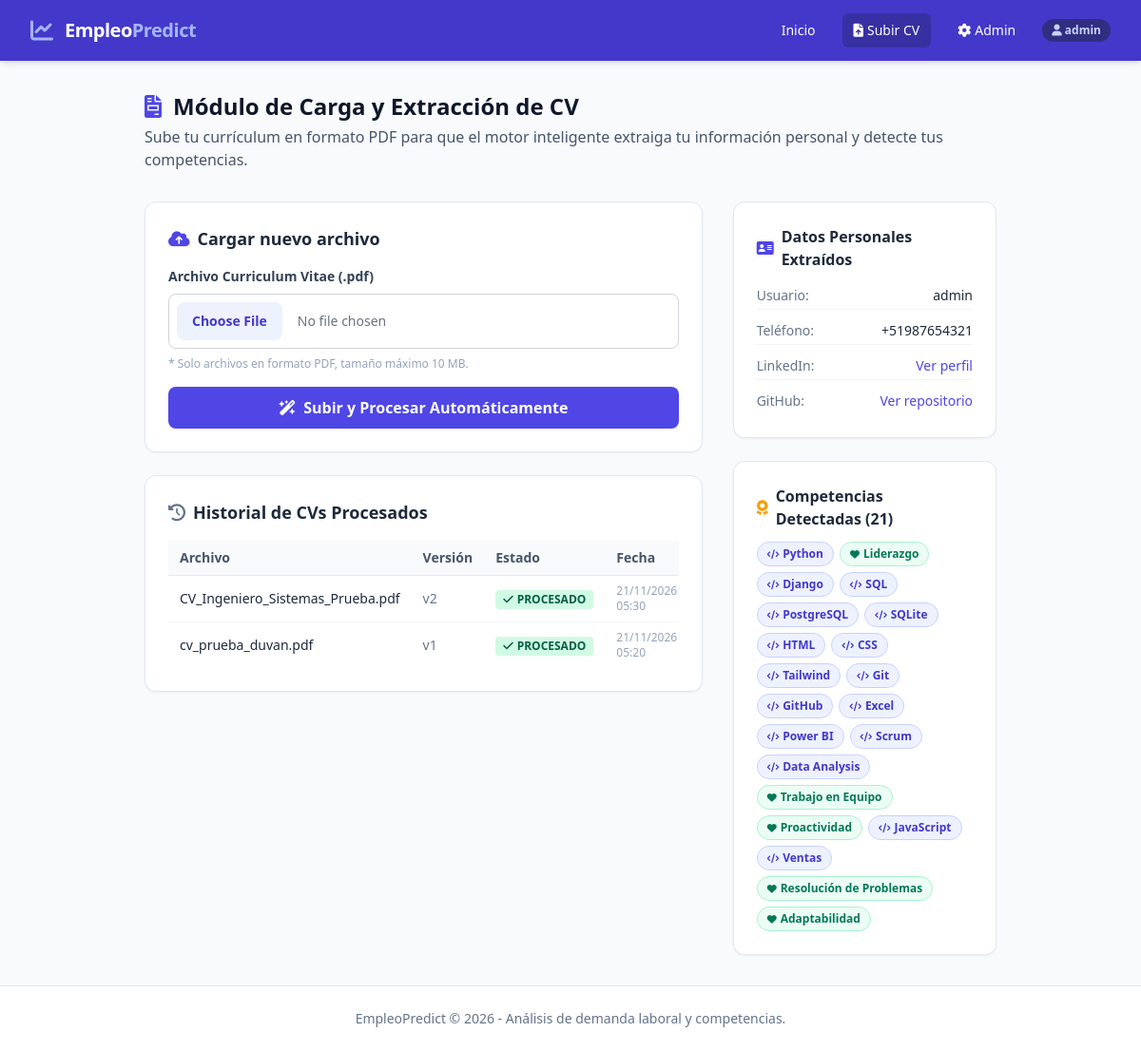
The page /subir-cv/ (signed in) on the database as committed earlier.
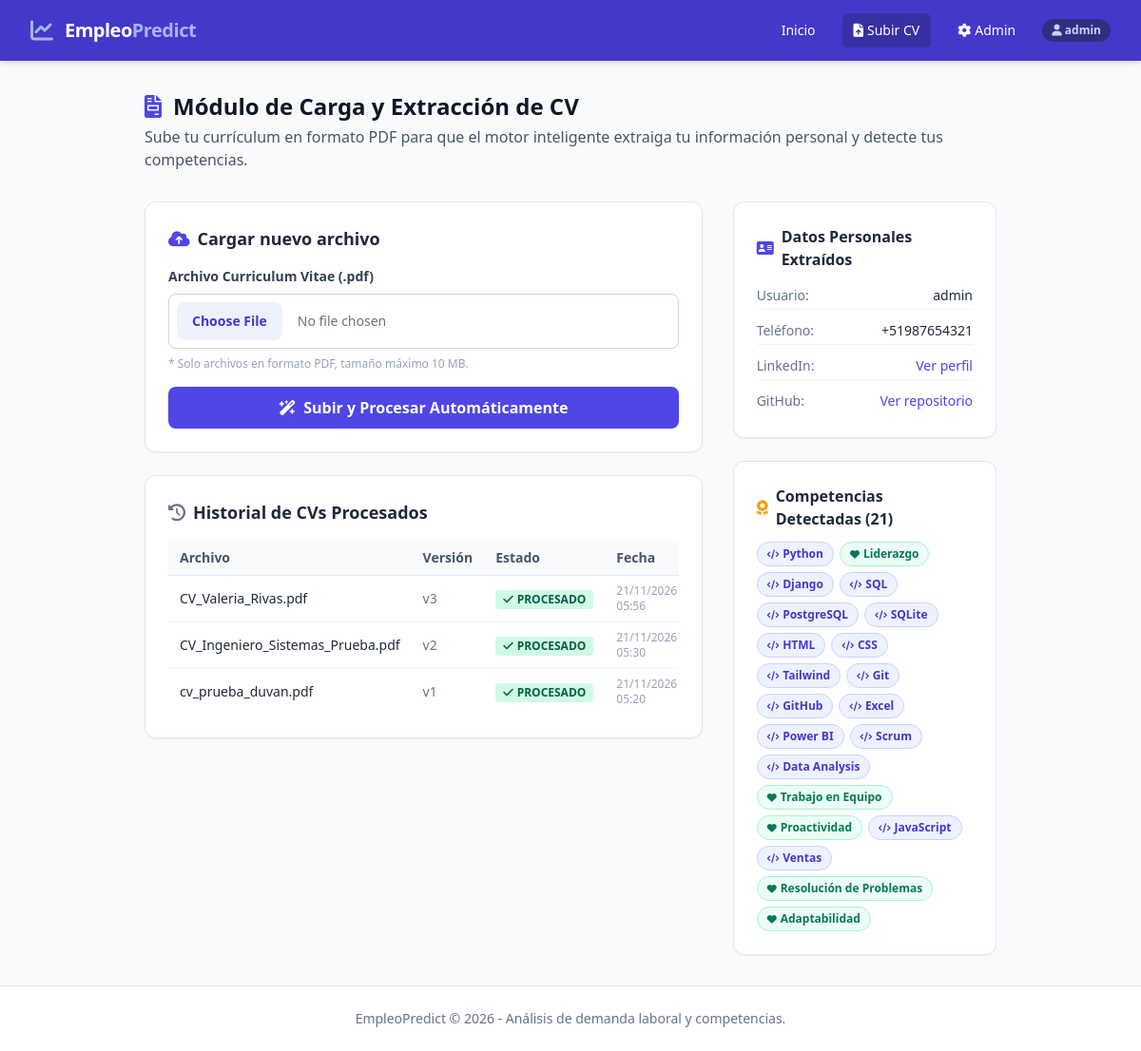
The same page on the database as committed later.
### core/models.py (models this page shows, shortened)
class DocumentoCV(models.Model):
    ESTADO_CHOICES = [
        ('PENDIENTE', 'Pendiente'),
        ('PROCESADO', 'Procesado'),
        ('ERROR', 'Error'),
    ]
    usuario = models.ForeignKey(User, on_delete=models.CASCADE, related_name='documentos_cv')
    nombre_archivo = models.CharField(max_length=255)
    archivo = models.FileField(upload_to='cvs/')
    fecha_subida = models.DateTimeField(auto_now_add=True)
    estado_procesamiento = models.CharField(max_length=30, choices=ESTADO_CHOICES, default='PENDIENTE')
    texto_extraido = models.TextField(blank=True, null=True)
    version = models.IntegerField(default=1)

class UsuarioCompetencia(models.Model):
    NIVEL_CHOICES = [
        ('BASICO', 'Básico'),
        ('INTERMEDIO', 'Intermedio'),
        ('AVANZADO', 'Avanzado'),
    ]
    usuario = models.ForeignKey(User, on_delete=models.CASCADE, related_name='competencias')
    competencia = models.ForeignKey(Competencia, on_delete=models.CASCADE)
    nivel = models.CharField(max_length=20, choices=NIVEL_CHOICES, default='BASICO')
    anios_experiencia = models.DecimalField(max_digits=4, decimal_places=1, null=True, blank=True)
    evidencia = models.TextField(blank=True) # Ej: "Certificado de Python"
    class Meta:
        unique_together = ('usuario', 'competencia') # No duplicar habilidades

class Competencia(models.Model):
    TIPO_CHOICES = [
        ('TECNICA', 'Técnica / Hard Skill'),
        ('BLANDA', 'Blanda / Soft Skill'),
    ]
    nombre = models.CharField(max_length=120, unique=True)
    tipo = models.CharField(max_length=20, choices=TIPO_CHOICES)
    categoria = models.CharField(max_length=100, blank=True, null=True) # Tecnología, Salud, Gastronomía...
    descripcion = models.TextField(blank=True, null=True)

### core/views.py (the view)
# urls.py: path('subir-cv/', views.subir_cv_view, name='subir_cv'),
@login_required
def subir_cv_view(request):
    documentos_previos = DocumentoCV.objects.filter(usuario=request.user).order_by('-fecha_subida')
    competencias_usuario = UsuarioCompetencia.objects.filter(usuario=request.user).select_related('competencia')
    datos_personales, _ = DatosPersonales.objects.get_or_create(usuario=request.user)
    if request.method == 'POST':
        form = SubirCVForm(request.POST, request.FILES)
        if form.is_valid():
            nuevo_cv = form.save(commit=False)
            nuevo_cv.usuario = request.user
            nuevo_cv.nombre_archivo = request.FILES['archivo'].name
            nuevo_cv.estado_procesamiento = 'PENDIENTE'
            if documentos_previos.exists():
                nuevo_cv.version = documentos_previos.first().version + 1
            else:
                nuevo_cv.version = 1
            nuevo_cv.save()
            exito, mensaje = procesar_cv(nuevo_cv)
            if exito:
                messages.success(request, mensaje)
            else:
                messages.error(request, mensaje)
            return redirect('subir_cv')
    else:
        form = SubirCVForm()
    context = {
        'form': form,
        'documentos': documentos_previos,
        'competencias': competencias_usuario,
        'datos_personales': datos_personales,
    }
    return render(request, 'core/subir_cv.html', context)

### core/forms.py (shortened to what this page needs)
class SubirCVForm(forms.ModelForm):
    class Meta:
        model = DocumentoCV
        fields = ['archivo']
        labels = {
            'archivo': 'Selecciona tu archivo de Curriculum Vitae (Formato PDF)'
        }
        widgets = {
            'archivo': forms.FileInput(attrs={
                'class': 'block w-full text-sm text-gray-500 file:mr-4 file:py-2.5 file:px-4 file:rounded-lg file:border-0 file:text-sm file:font-semibold file:bg-indigo-50 file:text-indigo-700 hover:file:bg-indigo-100 cursor-pointer border border-gray-300 rounded-lg p-2 bg-white',
                'accept': '.pdf'
            })
        }

### templates/core/subir_cv.html (shortened to what the changed rows need)
{% extends 'base.html' %}
{% block content %}
<div class="max-w-4xl mx-auto">
    <div class="mb-8">
        <h1 class="text-2xl font-bold text-slate-900 flex items-center space-x-3">
            <i class="fa-solid fa-file-invoice text-indigo-600"></i>
            <span>Módulo de Carga y Extracción de CV</span>
        </h1>
    </div>
    <div class="grid grid-cols-1 lg:grid-cols-3 gap-8">
        <div class="lg:col-span-2 space-y-6">
            <div class="bg-white rounded-xl border border-slate-200 shadow-sm p-6">
                <h2 class="text-lg font-bold text-slate-800 mb-4 flex items-center space-x-2">
                    <i class="fa-solid fa-cloud-arrow-up text-indigo-600"></i>
                    <span>Cargar nuevo archivo</span>
                </h2>
            </div>
            <div class="bg-white rounded-xl border border-slate-200 shadow-sm p-6">
                <h2 class="text-lg font-bold text-slate-800 mb-4 flex items-center space-x-2">
                    <i class="fa-solid fa-clock-rotate-left text-slate-500"></i>
                    <span>Historial de CVs Procesados</span>
                </h2>
                {% if documentos %}
                    <div class="overflow-x-auto">
                        <table class="min-w-full divide-y divide-slate-200 text-sm">
                            <thead class="bg-slate-50">
                                <tr>
                                    <th class="px-3 py-2 text-left font-semibold text-slate-600">Archivo</th>
                                    <th class="px-3 py-2 text-left font-semibold text-slate-600">Versión</th>
                                    <th class="px-3 py-2 text-left font-semibold text-slate-600">Estado</th>
                                    <th class="px-3 py-2 text-left font-semibold text-slate-600">Fecha</th>
                                </tr>
                            </thead>
                            <tbody class="divide-y divide-slate-100">
                                {% for doc in documentos %}
                                <tr>
                                    <td class="px-3 py-2 font-medium text-slate-800">{{ doc.nombre_archivo }}</td>
                                    <td class="px-3 py-2 text-slate-500">v{{ doc.version }}</td>
                                    <td class="px-3 py-2">
                                        {% if doc.estado_procesamiento == 'PROCESADO' %}
                                            <span class="inline-flex items-center px-2 py-0.5 rounded text-xs font-semibold bg-emerald-100 text-emerald-800">
                                                <i class="fa-solid fa-check mr-1"></i> PROCESADO
                                            </span>
                                        {% elif doc.estado_procesamiento == 'PENDIENTE' %}
                                            <span class="inline-flex items-center px-2 py-0.5 rounded text-xs font-semibold bg-amber-100 text-amber-800">
                                                <i class="fa-solid fa-clock mr-1"></i> PENDIENTE
                                            </span>
                                        {% else %}
                                            <span class="inline-flex items-center px-2 py-0.5 rounded text-xs font-semibold bg-rose-100 text-rose-800">
                                                <i class="fa-solid fa-xmark mr-1"></i> ERROR
                                            </span>
                                        {% endif %}
                                    </td>
                                    <td class="px-3 py-2 text-slate-400 text-xs">{{ doc.fecha_subida|date:"d/m/Y H:i" }}</td>
                                </tr>
                                {% endfor %}
                            </tbody>
                        </table>
                    </div>
                {% else %}
                    <p class="text-sm text-slate-400 italic">Aún no has subido ningún CV. Sube tu primer PDF arriba.</p>
                {% endif %}
            </div>
        </div>
        <div class="space-y-6">
            <div class="bg-white rounded-xl border border-slate-200 shadow-sm p-6">
                {% if competencias %}
                    <div class="flex flex-wrap gap-1.5 mt-2">
                        {% for uc in competencias %}
                            <span class="inline-flex items-center px-2.5 py-1 rounded-full text-xs font-semibold
                                {% if uc.competencia.tipo == 'TECNICA' %}
                                    bg-indigo-50 text-indigo-700 border border-indigo-200
                                {% else %}
                                    bg-emerald-50 text-emerald-700 border border-emerald-200
                                {% endif %}">
                                {% if uc.competencia.tipo == 'TECNICA' %}
                                    <i class="fa-solid fa-code mr-1 text-[10px]"></i>
                                {% else %}
                                    <i class="fa-solid fa-heart mr-1 text-[10px]"></i>
                                {% endif %}
                                {{ uc.competencia.nombre }}
                            </span>
                        {% endfor %}
                    </div>
                {% else %}
                    <p class="text-xs text-slate-400 italic">
                        Sube un CV con habilidades como Python, SQL, Excel, Git o Liderazgo para verlas reflejadas aquí.
                    </p>
                {% endif %}
            </div>
        </div>
    </div>
</div>
{% endblock %}

Rows that differ between the two databases and show on the page:
added DocumentoCV: nombre_archivo "CV_Valeria_Rivas.pdf", version "3", estado_procesamiento "PROCESADO" (drawn), fecha_subida "21/11/2026 05:56"
